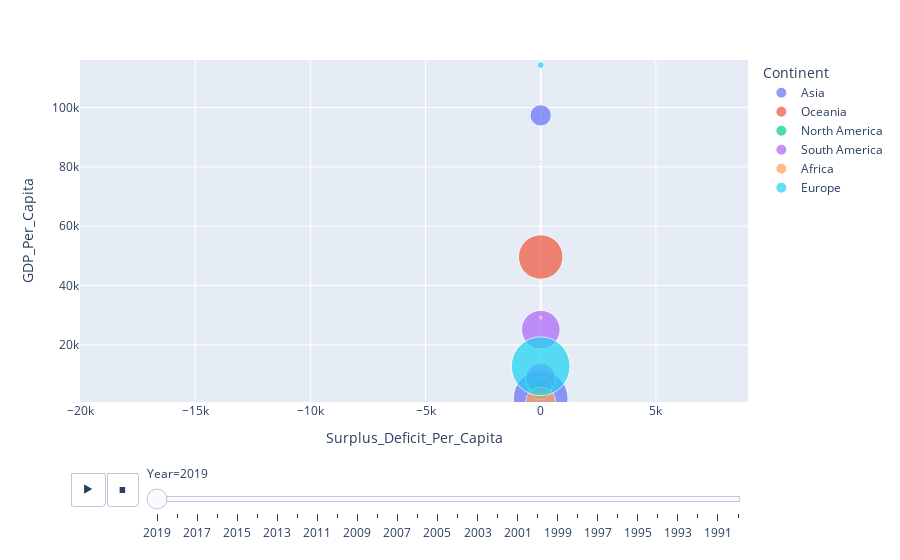

The notebook cell saved with this chart:
### Code cell
fig = px.scatter(filtered_gdp_cont_pop_trade, x="Surplus_Deficit_Per_Capita", y="GDP_Per_Capita", animation_frame="Year", animation_group="Country",
           size="Population", color="Continent", hover_name="Country", size_max=45, range_x=[-20000,9000], range_y=[750,116000])
fig.show()

### Figure 1 — Plotly figure (JSON) as saved in the notebook; plotly's stock layout.template omitted (floating-point values rounded to 4 significant figures)
{"data": [{"hovertemplate": "<b>%{hovertext}</b><br><br>Continent=Asia<br>Year=2019<br>Surplus_Deficit_Per_Capita=%{x}<br>GDP_Per_Capita=%{y}<br>Population=%{marker.size}<extra></extra>", "hovertext": ["Afghanistan", "Singapore"], "ids": ["Afghanistan", "Singapore"], "legendgroup": "Asia", "marker": {"color": "#636efa", "size": [38041754, 5804337], "sizemode": "area", "sizeref": 25410.0, "symbol": "circle"}, "mode": "markers", "name": "Asia", "orientation": "v", "showlegend": true, "type": "scatter", "x": [0, 0], "xaxis": "x", "y": [2065.0, 97340.0], "yaxis": "y"}, {"hovertemplate": "<b>%{hovertext}</b><br><br>Continent=Oceania<br>Year=2019<br>Surplus_Deficit_Per_Capita=%{x}<br>GDP_Per_Capita=%{y}<br>Population=%{marker.size}<extra></extra>", "hovertext": ["Australia", "Kiribati"], "ids": ["Australia", "Kiribati"], "legendgroup": "Oceania", "marker": {"color": "#EF553B", "size": [25203198, 117606], "sizemode": "area", "sizeref": 25410.0, "symbol": "circle"}, "mode": "markers", "name": "Oceania", "orientation": "v", "showlegend": true, "type": "scatter", "x": [0, 0], "xaxis": "x", "y": [49610.0, 2272.0], "yaxis": "y"}, {"hovertemplate": "<b>%{hovertext}</b><br><br>Continent=North America<br>Year=2019<br>Surplus_Deficit_Per_Capita=%{x}<br>GDP_Per_Capita=%{y}<br>Population=%{marker.size}<extra></extra>", "hovertext": ["Bermuda", "Nicaragua"], "ids": ["Bermuda", "Nicaragua"], "legendgroup": "North America", "marker": {"color": "#00cc96", "size": [62506, 6545502], "sizemode": "area", "sizeref": 25410.0, "symbol": "circle"}, "mode": "markers", "name": "North America", "orientation": "v", "showlegend": true, "type": "scatter", "x": [0, 0], "xaxis": "x", "y": [81660.0, 5407.0], "yaxis": "y"}, {"hovertemplate": "<b>%{hovertext}</b><br><br>Continent=South America<br>Year=2019<br>Surplus_Deficit_Per_Capita=%{x}<br>GDP_Per_Capita=%{y}<br>Population=%{marker.size}<extra></extra>", "hovertext": ["Bolivia", "Chile"], "ids": ["Bolivia", "Chile"], "legendgroup": "South America", "marker": {"color": "#ab63fa", "size": [11513100, 18952038], "sizemode": "area", "sizeref": 25410.0, "symbol": "circle"}, "mode": "markers", "name": "South America", "orientation": "v", "showlegend": true, "type": "scatter", "x": [0, 3.887], "xaxis": "x", "y": [8724.0, 25130.0], "yaxis": "y"}, {"hovertemplate": "<b>%{hovertext}</b><br><br>Continent=Africa<br>Year=2019<br>Surplus_Deficit_Per_Capita=%{x}<br>GDP_Per_Capita=%{y}<br>Population=%{marker.size}<extra></extra>", "hovertext": ["Burundi", "Seychelles"], "ids": ["Burundi", "Seychelles"], "legendgroup": "Africa", "marker": {"color": "#FFA15A", "size": [11530580, 97739], "sizemode": "area", "sizeref": 25410.0, "symbol": "circle"}, "mode": "markers", "name": "Africa", "orientation": "v", "showlegend": true, "type": "scatter", "x": [0, 0], "xaxis": "x", "y": [751.7, 29220.0], "yaxis": "y"}, {"hovertemplate": "<b>%{hovertext}</b><br><br>Continent=Europe<br>Year=2019<br>Surplus_Deficit_Per_Capita=%{x}<br>GDP_Per_Capita=%{y}<br>Population=%{marker.size}<extra></extra>", "hovertext": ["Luxembourg", "Ukraine"], "ids": ["Luxembourg", "Ukraine"], "legendgroup": "Europe", "marker": {"color": "#19d3f3", "size": [615729, 43993638], "sizemode": "area", "sizeref": 25410.0, "symbol": "circle"}, "mode": "markers", "name": "Europe", "orientation": "v", "showlegend": true, "type": "scatter", "x": [0, 0], "xaxis": "x", "y": [114300.0, 12810.0], "yaxis": "y"}], "layout": {"legend": {"itemsizing": "constant", "title": {"text": "Continent"}, "tracegroupgap": 0}, "margin": {"t": 60}, "sliders": [{"active": 0, "currentvalue": {"prefix": "Year="}, "len": 0.9, "pad": {"b": 10, "t": 60}, "steps": [{"args": [["2019"], {"frame": {"duration": 0, "redraw": false}, "fromcurrent": true, "mode": "immediate", "transition": {"duration": 0, "easing": "linear"}}], "label": "2019", "method": "animate"}, {"args": [["2018"], {"frame": {"duration": 0, "redraw": false}, "fromcurrent": true, "mode": "immediate", "transition": {"duration": 0, "easing": "linear"}}], "label": "2018", "method": "animate"}, {"args": [["2017"], {"frame": {"duration": 0, "redraw": false}, "fromcurrent": true, "mode": "immediate", "transition": {"duration": 0, "easing": "linear"}}], "label": "2017", "method": "animate"}, {"args": [["2016"], {"frame": {"duration": 0, "redraw": false}, "fromcurrent": true, "mode": "immediate", "transition": {"duration": 0, "easing": "linear"}}], "label": "2016", "method": "animate"}, {"args": [["2015"], {"frame": {"duration": 0, "redraw": false}, "fromcurrent": true, "mode": "immediate", "transition": {"duration": 0, "easing": "linear"}}], "label": "2015", "method": "animate"}, {"args": [["2014"], {"frame": {"duration": 0, "redraw": false}, "fromcurrent": true, "mode": "immediate", "transition": {"duration": 0, "easing": "linear"}}], "label": "2014", "method": "animate"}, {"args": [["2013"], {"frame": {"duration": 0, "redraw": false}, "fromcurrent": true, "mode": "immediate", "transition": {"duration": 0, "easing": "linear"}}], "label": "2013", "method": "animate"}, {"args": [["2012"], {"frame": {"duration": 0, "redraw": false}, "fromcurrent": true, "mode": "immediate", "transition": {"duration": 0, "easing": "linear"}}], "label": "2012", "method": "animate"}, {"args": [["2011"], {"frame": {"duration": 0, "redraw": false}, "fromcurrent": true, "mode": "immediate", "transition": {"duration": 0, "easing": "linear"}}], "label": "2011", "method": "animate"}, {"args": [["2010"], {"frame": {"duration": 0, "redraw": false}, "fromcurrent": true, "mode": "immediate", "transition": {"duration": 0, "easing": "linear"}}], "label": "2010", "method": "animate"}, {"args": [["2009"], {"frame": {"duration": 0, "redraw": false}, "fromcurrent": true, "mode": "immediate", "transition": {"duration": 0, "easing": "linear"}}], "label": "2009", "method": "animate"}, {"args": [["2008"], {"frame": {"duration": 0, "redraw": false}, "fromcurrent": true, "mode": "immediate", "transition": {"duration": 0, "easing": "linear"}}], "label": "2008", "method": "animate"}, {"args": [["2007"], {"frame": {"duration": 0, "redraw": false}, "fromcurrent": true, "mode": "immediate", "transition": {"duration": 0, "easing": "linear"}}], "label": "2007", "method": "animate"}, {"args": [["2006"], {"frame": {"duration": 0, "redraw": false}, "fromcurrent": true, "mode": "immediate", "transition": {"duration": 0, "easing": "linear"}}], "label": "2006", "method": "animate"}, {"args": [["2005"], {"frame": {"duration": 0, "redraw": false}, "fromcurrent": true, "mode": "immediate", "transition": {"duration": 0, "easing": "linear"}}], "label": "2005", "method": "animate"}, {"args": [["2004"], {"frame": {"duration": 0, "redraw": false}, "fromcurrent": true, "mode": "immediate", "transition": {"duration": 0, "easing": "linear"}}], "label": "2004", "method": "animate"}, {"args": [["2003"], {"frame": {"duration": 0, "redraw": false}, "fromcurrent": true, "mode": "immediate", "transition": {"duration": 0, "easing": "linear"}}], "label": "2003", "method": "animate"}, {"args": [["2002"], {"frame": {"duration": 0, "redraw": false}, "fromcurrent": true, "mode": "immediate", "transition": {"duration": 0, "easing": "linear"}}], "label": "2002", "method": "animate"}, {"args": [["2001"], {"frame": {"duration": 0, "redraw": false}, "fromcurrent": true, "mode": "immediate", "transition": {"duration": 0, "easing": "linear"}}], "label": "2001", "method": "animate"}, {"args": [["2000"], {"frame": {"duration": 0, "redraw": false}, "fromcurrent": true, "mode": "immediate", "transition": {"duration": 0, "easing": "linear"}}], "label": "2000", "method": "animate"}, {"args": [["1999"], {"frame": {"duration": 0, "redraw": false}, "fromcurrent": true, "mode": "immediate", "transition": {"duration": 0, "easing": "linear"}}], "label": "1999", "method": "animate"}, {"args": [["1998"], {"frame": {"duration": 0, "redraw": false}, "fromcurrent": true, "mode": "immediate", "transition": {"duration": 0, "easing": "linear"}}], "label": "1998", "method": "animate"}, {"args": [["1997"], {"frame": {"duration": 0, "redraw": false}, "fromcurrent": true, "mode": "immediate", "transition": {"duration": 0, "easing": "linear"}}], "label": "1997", "method": "animate"}, {"args": [["1996"], {"frame": {"duration": 0, "redraw": false}, "fromcurrent": true, "mode": "immediate", "transition": {"duration": 0, "easing": "linear"}}], "label": "1996", "method": "animate"}, {"args": [["1995"], {"frame": {"duration": 0, "redraw": false}, "fromcurrent": true, "mode": "immediate", "transition": {"duration": 0, "easing": "linear"}}], "label": "1995", "method": "animate"}, {"args": [["1994"], {"frame": {"duration": 0, "redraw": false}, "fromcurrent": true, "mode": "immediate", "transition": {"duration": 0, "easing": "linear"}}], "label": "1994", "method": "animate"}, {"args": [["1993"], {"frame": {"duration": 0, "redraw": false}, "fromcurrent": true, "mode": "immediate", "transition": {"duration": 0, "easing": "linear"}}], "label": "1993", "method": "animate"}, {"args": [["1992"], {"frame": {"duration": 0, "redraw": false}, "fromcurrent": true, "mode": "immediate", "transition": {"duration": 0, "easing": "linear"}}], "label": "1992", "method": "animate"}, {"args": [["1991"], {"frame": {"duration": 0, "redraw": false}, "fromcurrent": true, "mode": "immediate", "transition": {"duration": 0, "easing": "linear"}}], "label": "1991", "method": "animate"}, {"args": [["1990"], {"frame": {"duration": 0, "redraw": false}, "fromcurrent": true, "mode": "immediate", "transition": {"duration": 0, "easing": "linear"}}], "label": "1990", "method": "animate"}], "x": 0.1, "xanchor": "left", "y": 0, "yanchor": "top"}], "updatemenus": [{"buttons": [{"args": [null, {"frame": {"duration": 500, "redraw": false}, "fromcurrent": true, "mode": "immediate", "transition": {"duration": 500, "easing": "linear"}}], "label": "&#9654;", "method": "animate"}, {"args": [[null], {"frame": {"duration": 0, "redraw": false}, "fromcurrent": true, "mode": "immediate", "transition": {"duration": 0, "easing": "linear"}}], "label": "&#9724;", "method": "animate"}], "direction": "left", "pad": {"r": 10, "t": 70}, "showactive": false, "type": "buttons", "x": 0.1, "xanchor": "right", "y": 0, "yanchor": "top"}], "xaxis": {"anchor": "y", "domain": [0, 1], "range": [-20000, 9000], "title": {"text": "Surplus_Deficit_Per_Capita"}}, "yaxis": {"anchor": "x", "domain": [0, 1], "range": [750, 116000], "title": {"text": "GDP_Per_Capita"}}}}
